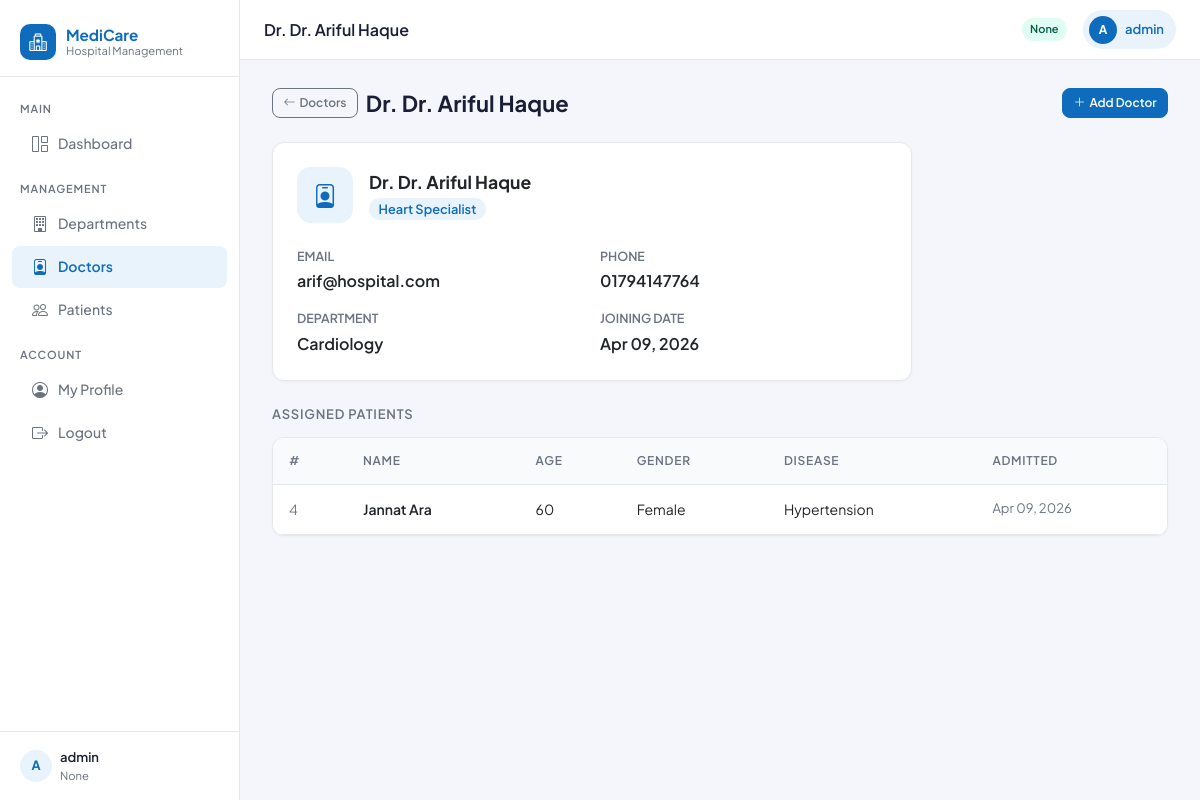
/doctor-view/1/ (signed in), run on the app's committed database.
### myapp/models.py (models this page shows, shortened)
class UserInfoModel(AbstractUser):
    USER_TYPE = [
        ("Admin", "Admin"),
        ("Doctor", "Doctor"),
        ("Patient", "Patient"),
    ]
    full_name = models.CharField(max_length=100, null=True)
    address = models.TextField(null=True)
    user_type = models.CharField(choices=USER_TYPE, max_length=20, null=True)

class DoctorModel(models.Model):
    name = models.CharField(max_length=120, null=True)
    email = models.EmailField(max_length=120, null=True)
    phone = models.CharField(max_length=100, null=True)
    specialization = models.CharField(max_length=100, null=True)
    department = models.ForeignKey(DepartmentModel, on_delete=models.CASCADE)
    joining_date = models.DateField(auto_now_add=True, null=True)

class DepartmentModel(models.Model):
    name = models.CharField(max_length=100, null=True)
    description = models.TextField(null=True)
    created_at = models.DateTimeField(auto_now_add=True, null=True)
    def __str__(self):
        return self.name

class PatientModel(models.Model):
    name = models.CharField(max_length=120, null=True)
    age = models.IntegerField(null=True)
    gender =models.CharField(max_length=120, null=True)
    disease = models.TextField(null=True)
    doctor = models.ForeignKey(DoctorModel, on_delete=models.CASCADE)
    admit_date = models.DateField(auto_now_add=True, null=True)

### myapp/views.py (the view)
# urls.py: path("doctor-view/<str:d_id>/", view_doctor, name="view_doctor"),
@login_required
def view_doctor(request, d_id):
    form_data = DoctorModel.objects.get(id=d_id)
    patient_data = PatientModel.objects.all()
    context = {"form_data": form_data, "title": "view", "patient_data": patient_data}
    return render(request, "doctor/view_doctor.html", context)

### myapp/templates/doctor/view_doctor.html
{% extends 'master/base.html' %}
{% block nav_doc %}active{% endblock %}
{% block page_title %}Dr. {{ form_data.name }}{% endblock %}
{% block blockname %}
<div class="page-header">
  <div class="d-flex align-items-center gap-2 flex-wrap">
    <a href="{% url 'doctor_list' %}" class="btn btn-outline-secondary btn-sm">
      <i class="bi bi-arrow-left me-1"></i>Doctors
    </a>
    <h1 class="mb-0">Dr. {{ form_data.name }}</h1>
  </div>
  {% if request.user.user_type != 'Patient' %}
    <a href="{% url 'add_doctor' %}" class="btn btn-primary btn-sm">
      <i class="bi bi-plus-lg me-1"></i>Add Doctor
    </a>
  {% endif %}
</div>
<div class="card mb-4" style="max-width:640px;">
  <div class="card-body p-4">
    <div class="d-flex align-items-center gap-3 mb-4">
      <div style="width:56px;height:56px;background:var(--primary-light);border-radius:14px;display:flex;align-items:center;justify-content:center;color:var(--primary);font-size:1.5rem;flex-shrink:0;">
        <i class="bi bi-person-badge"></i>
      </div>
      <div>
        <div class="fw-bold" style="font-size:1.1rem;">Dr. {{ form_data.name }}</div>
        <span style="background:#e8f3fc;color:#0f6cbd;padding:.2rem .6rem;border-radius:999px;font-size:.8rem;font-weight:600;">
          {{ form_data.specialization }}
        </span>
      </div>
    </div>
    <div class="row g-3">
      <div class="col-sm-6">
        <div class="text-muted" style="font-size:.78rem;font-weight:600;text-transform:uppercase;">Email</div>
        <a href="mailto:{{ form_data.email }}" class="fw-semibold mt-1 d-block text-decoration-none">{{ form_data.email }}</a>
      </div>
      <div class="col-sm-6">
        <div class="text-muted" style="font-size:.78rem;font-weight:600;text-transform:uppercase;">Phone</div>
        <div class="fw-semibold mt-1">{{ form_data.phone }}</div>
      </div>
      <div class="col-sm-6">
        <div class="text-muted" style="font-size:.78rem;font-weight:600;text-transform:uppercase;">Department</div>
        <div class="fw-semibold mt-1">{{ form_data.department }}</div>
      </div>
      <div class="col-sm-6">
        <div class="text-muted" style="font-size:.78rem;font-weight:600;text-transform:uppercase;">Joining Date</div>
        <div class="fw-semibold mt-1">{{ form_data.joining_date|date:"M d, Y" }}</div>
      </div>
    </div>
  </div>
</div>
{% if request.user.user_type != 'Patient' %}
  <div class="section-title">Assigned Patients</div>
  <div class="table-card">
    <table class="table table-hover">
      <thead>
        <tr>
          <th>#</th>
          <th>Name</th>
          <th>Age</th>
          <th>Gender</th>
          <th>Disease</th>
          <th>Admitted</th>
        </tr>
      </thead>
      <tbody>
        {% for patient in patient_data %}
          {% if patient.doctor == form_data %}
            <tr>
              <td class="text-muted">{{ forloop.counter }}</td>
              <td class="fw-semibold">{{ patient.name }}</td>
              <td>{{ patient.age }}</td>
              <td>{{ patient.gender }}</td>
              <td>{{ patient.disease|truncatechars:50 }}</td>
              <td class="text-muted" style="font-size:.8125rem;">{{ patient.admit_date|date:"M d, Y" }}</td>
            </tr>
          {% endif %}
        {% empty %}
          <tr>
            <td colspan="6" class="text-center text-muted py-4">No patients assigned to this doctor yet.</td>
          </tr>
        {% endfor %}
      </tbody>
    </table>
  </div>
{% endif %}
{% endblock %}

### myapp/templates/master/base.html (shortened to what this page needs)
<!doctype html>
<html lang="en">
  <head>
    <link href="https://cdn.jsdelivr.net/npm/bootstrap@5.3.0/dist/css/bootstrap.min.css" rel="stylesheet">
    <link href="https://cdn.jsdelivr.net/npm/bootstrap-icons@1.11.0/font/bootstrap-icons.css" rel="stylesheet">
  </head>
  <body>
    <aside class="sidebar" id="sidebar">
      <a class="sidebar-brand" href="{% url 'home' %}">
        <div class="brand-icon"><i class="bi bi-hospital"></i></div>
        <div class="brand-text">
          MediCare
          <small>Hospital Management</small>
        </div>
      </a>
      <nav class="sidebar-nav">
        <div class="nav-section-label">Main</div>
        <a class="sidebar-link {% block nav_dashboard %}{% endblock %}" href="{% url 'dashboard' %}">
          <i class="bi bi-grid-1x2"></i> Dashboard
        </a>
        <div class="nav-section-label mt-2">Management</div>
        <a class="sidebar-link {% block nav_dept %}{% endblock %}" href="{% url 'department_list' %}">
          <i class="bi bi-building"></i> Departments
        </a>
        <a class="sidebar-link {% block nav_doc %}{% endblock %}" href="{% url 'doctor_list' %}">
          <i class="bi bi-person-badge"></i> Doctors
        </a>
        <a class="sidebar-link {% block nav_pat %}{% endblock %}" href="{% url 'patient_list' %}">
          <i class="bi bi-people"></i> Patients
        </a>
        <div class="nav-section-label mt-2">Account</div>
        <a class="sidebar-link {% block nav_profile %}{% endblock %}" href="{% url 'profile' %}">
          <i class="bi bi-person-circle"></i> My Profile
        </a>
        <a class="sidebar-link" href="{% url 'logout_page' %}">
          <i class="bi bi-box-arrow-right"></i> Logout
        </a>
      </nav>
      {% if request.user.is_authenticated %}
      <div class="sidebar-footer">
        <div class="d-flex align-items-center gap-2">
          <div style="width:32px;height:32px;background:var(--primary-light);border-radius:50%;display:flex;align-items:center;justify-content:center;color:var(--primary);font-weight:700;font-size:.8rem;">
            {{ request.user.username|first|upper }}
          </div>
          <div>
            <div style="font-size:.8125rem;font-weight:600;color:var(--text-main);">{{ request.user.full_name|default:request.user.username }}</div>
            <div style="font-size:.7rem;color:var(--text-muted);">{{ request.user.user_type }}</div>
          </div>
        </div>
      </div>
      {% endif %}
    </aside>
    <header class="topbar">
      <span class="topbar-title">{% block page_title %}{{ heading|default:"Dashboard" }}{% endblock %}</span>
      {% if request.user.is_authenticated %}
        <span class="role-badge">{{ request.user.user_type }}</span>
        <a href="{% url 'profile' %}" class="user-badge text-decoration-none">
          <div class="avatar">{{ request.user.username|first|upper }}</div>
          {{ request.user.username }}
        </a>
      {% endif %}
    </header>
    <main class="main-content">
      <div class="page-body">
        {% block blockname %}{% endblock %}
      </div>
    </main>
  </body>
</html>

### myapp/templates/master/base.html (style rules this page uses)
:root { --primary: #0f6cbd; --primary-light: #e8f3fc; --accent: #00b4a0; --danger: #d93025; --warning: #f59e0b; --text-main: #1a1f36; --text-muted: #6b7280; --border: #e5e7eb; --bg-body: #f4f6fb; --card-bg: #ffffff; --sidebar-w: 240px; }
*, *::before, *::after { box-sizing: border-box; }
body { font-family: 'Plus Jakarta Sans', sans-serif; background: var(--bg-body); color: var(--text-main); margin: 0; min-height: 100vh; }
.sidebar { position: fixed; top: 0; left: 0; bottom: 0; width: var(--sidebar-w); background: #ffffff; border-right: 1px solid var(--border); display: flex; flex-direction: column; z-index: 1000; transition: transform .25s ease; }
.sidebar-brand { padding: 1.5rem 1.25rem 1rem; border-bottom: 1px solid var(--border); display: flex; align-items: center; gap: .625rem; text-decoration: none; color: var(--text-main); }
.sidebar-brand .brand-icon { width: 36px; height: 36px; background: var(--primary); border-radius: 10px; display: flex; align-items: center; justify-content: center; color: #fff; font-size: 1.1rem; flex-shrink: 0; }
.sidebar-brand .brand-text { font-size: .95rem; font-weight: 700; line-height: 1.2; }
.sidebar-brand .brand-text small { display: block; font-weight: 400; font-size: .7rem; color: var(--text-muted); }
.sidebar-nav { flex: 1; padding: 1rem 0; overflow-y: auto; }
.nav-section-label { font-size: .6875rem; font-weight: 600; text-transform: uppercase; letter-spacing: .08em; color: var(--text-muted); padding: .5rem 1.25rem .25rem; }
.sidebar-link { display: flex; align-items: center; gap: .625rem; padding: .55rem 1.25rem; color: var(--text-muted); text-decoration: none; font-size: .875rem; font-weight: 500; border-radius: 0; transition: background .15s, color .15s; margin: .1rem .75rem; border-radius: 8px; }
.sidebar-link i { font-size: 1rem; flex-shrink: 0; }
.sidebar-link.active { background: var(--primary-light); color: var(--primary); font-weight: 600; }
.sidebar-footer { padding: 1rem 1.25rem; border-top: 1px solid var(--border); font-size: .8125rem; color: var(--text-muted); }
.topbar { position: fixed; top: 0; left: var(--sidebar-w); right: 0; height: 60px; background: #fff; border-bottom: 1px solid var(--border); display: flex; align-items: center; padding: 0 1.5rem; gap: 1rem; z-index: 999; }
.topbar-title { font-size: 1rem; font-weight: 600; flex: 1; }
.user-badge { display: flex; align-items: center; gap: .5rem; background: var(--primary-light); color: var(--primary); border-radius: 999px; padding: .35rem .75rem .35rem .4rem; font-size: .8125rem; font-weight: 600; }
.user-badge .avatar { width: 28px; height: 28px; background: var(--primary); border-radius: 50%; color: #fff; display: flex; align-items: center; justify-content: center; font-size: .75rem; font-weight: 700; flex-shrink: 0; }
.role-badge { font-size: .6875rem; font-weight: 600; padding: .2rem .5rem; border-radius: 999px; background: #e0fdf4; color: #065f46; }
.main-content { margin-left: var(--sidebar-w); padding-top: 60px; min-height: 100vh; }
.page-body { padding: 1.75rem 2rem; max-width: 1280px; }
.page-header { display: flex; align-items: center; justify-content: space-between; flex-wrap: wrap; gap: 1rem; margin-bottom: 1.5rem; }
.page-header h1 { font-size: 1.375rem; font-weight: 700; margin: 0; }
.card { border: 1px solid var(--border); border-radius: 12px; box-shadow: 0 1px 3px rgba(0,0,0,.04); background: var(--card-bg); }
.table-card { border: 1px solid var(--border); border-radius: 12px; overflow: hidden; background: #fff; box-shadow: 0 1px 3px rgba(0,0,0,.04); }
.table { margin: 0; }
.table thead th { background: #f8fafc; font-size: .75rem; font-weight: 600; text-transform: uppercase; letter-spacing: .06em; color: var(--text-muted); border-bottom: 1px solid var(--border); padding: .875rem 1rem; white-space: nowrap; }
.table tbody td, .table tbody th { padding: .875rem 1rem; vertical-align: middle; border-color: var(--border); font-size: .875rem; }
.btn { font-size: .8125rem; font-weight: 600; border-radius: 8px; padding: .45rem .9rem; transition: all .15s; }
.btn-primary { background: var(--primary); border-color: var(--primary); }
.btn-sm { padding: .3rem .65rem; font-size: .75rem; }
a { color: inherit; }
.text-muted { color: var(--text-muted) !important; }
.section-title { font-size: .8125rem; font-weight: 600; text-transform: uppercase; letter-spacing: .06em; color: var(--text-muted); margin-bottom: .75rem; }

### data on the page
UserInfoModel: user.username|first "A", user.full_name "admin", user.user_type "None", user.username "admin"
DoctorModel: name "Dr. Ariful Haque", specialization "Heart Specialist", email "arif@hospital.com", phone "01794147764", department "Cardiology", joining_date "Apr 09, 2026"
PatientModel: name "Jannat Ara", age "60", gender "Female", disease "Hypertension", admit_date "Apr 09, 2026"
